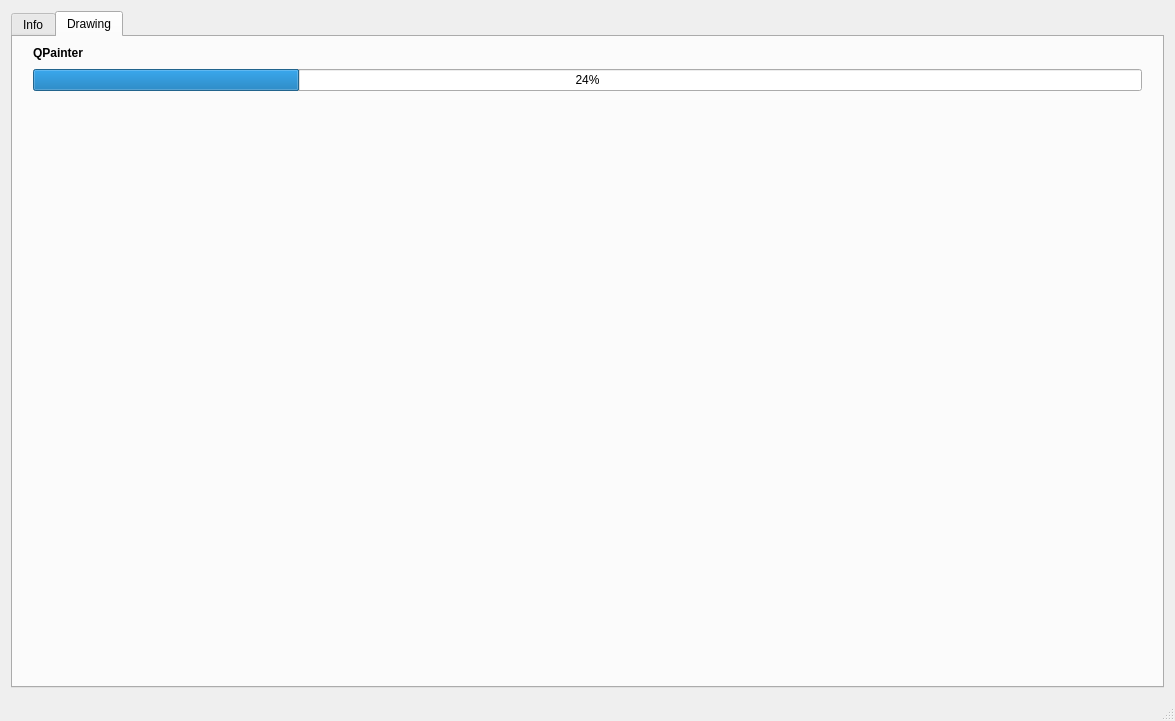
<?xml version="1.0" encoding="UTF-8"?>
<ui version="4.0">
 <class>MainWindow</class>
 <widget class="QMainWindow" name="MainWindow">
  <property name="geometry">
   <rect>
    <x>0</x>
    <y>0</y>
    <width>1175</width>
    <height>721</height>
   </rect>
  </property>
  <property name="windowTitle">
   <string>QPainterPerf</string>
  </property>
  <property name="windowIcon">
   <iconset resource="Source.qrc">
    <normaloff>:/images/image/image-for-test.png</normaloff>:/images/image/image-for-test.png</iconset>
  </property>
  <widget class="QWidget" name="centralWidget">
   <layout class="QGridLayout" name="gridLayout">
    <item row="0" column="0">
     <widget class="QTabWidget" name="tabMain">
      <property name="currentIndex">
       <number>1</number>
      </property>
      <widget class="QWidget" name="tabInfo">
       <attribute name="title">
        <string>Info</string>
       </attribute>
       <layout class="QGridLayout" name="gridLayout_3">
        <item row="0" column="0">
         <widget class="QPushButton" name="buttonReset">
          <property name="maximumSize">
           <size>
            <width>70</width>
            <height>16777215</height>
           </size>
          </property>
          <property name="text">
           <string>Clear</string>
          </property>
         </widget>
        </item>
        <item row="0" column="1">
         <widget class="QLabel" name="labelRounds">
          <property name="maximumSize">
           <size>
            <width>70</width>
            <height>16777215</height>
           </size>
          </property>
          <property name="text">
           <string>Test rounds:</string>
          </property>
         </widget>
        </item>
        <item row="0" column="2">
         <widget class="QSpinBox" name="spinRounds">
          <property name="maximumSize">
           <size>
            <width>100</width>
            <height>16777215</height>
           </size>
          </property>
          <property name="minimum">
           <number>1</number>
          </property>
          <property name="maximum">
           <number>10000</number>
          </property>
          <property name="value">
           <number>100</number>
          </property>
         </widget>
        </item>
        <item row="0" column="3">
         <widget class="QComboBox" name="comboTests">
          <item>
           <property name="text">
            <string>(0)All</string>
           </property>
          </item>
          <item>
           <property name="text">
            <string>(1)QPainter - Points</string>
           </property>
          </item>
          <item>
           <property name="text">
            <string>(2)QPainter - Lines</string>
           </property>
          </item>
          <item>
           <property name="text">
            <string>(3)QPainter - CONVEXPOLYGON</string>
           </property>
          </item>
          <item>
           <property name="text">
            <string>(4)QPainter - ELLIPSE</string>
           </property>
          </item>
          <item>
           <property name="text">
            <string>(5)QPainter - IMAGE</string>
           </property>
          </item>
          <item>
           <property name="text">
            <string>(6)QPainter - PATH</string>
           </property>
          </item>
          <item>
           <property name="text">
            <string>(7)QPainter - PICTURE</string>
           </property>
          </item>
          <item>
           <property name="text">
            <string>(8)QPainter - PIE</string>
           </property>
          </item>
          <item>
           <property name="text">
            <string>(9)QPainter - PIXMAP</string>
           </property>
          </item>
          <item>
           <property name="text">
            <string>(10)QPainter - ARC</string>
           </property>
          </item>
          <item>
           <property name="text">
            <string>(11)QPainter - CHORD</string>
           </property>
          </item>
          <item>
           <property name="text">
            <string>(12)QPainter - POLYGON</string>
           </property>
          </item>
          <item>
           <property name="text">
            <string>(13)QPainter - POLYLINE</string>
           </property>
          </item>
          <item>
           <property name="text">
            <string>(14)QPainter - RECT</string>
           </property>
          </item>
          <item>
           <property name="text">
            <string>(15)QPainter - ROUNDEDRECT</string>
           </property>
          </item>
          <item>
           <property name="text">
            <string>(16)QPainter - TEXT</string>
           </property>
          </item>
          <item>
           <property name="text">
            <string>(17)QPainter - STATICTEXT</string>
           </property>
          </item>
          <item>
           <property name="text">
            <string>(18)QPainter - TILEDPIXMAP</string>
           </property>
          </item>
          <item>
           <property name="text">
            <string>(19)QPainter - DRAWGLYPHRUN</string>
           </property>
          </item>
          <item>
           <property name="text">
            <string>(20)QPainter - FILLPATH</string>
           </property>
          </item>
          <item>
           <property name="text">
            <string>(21)QPainter - ERASE</string>
           </property>
          </item>
          <item>
           <property name="text">
            <string>(22)QPainter - FILLRECT</string>
           </property>
          </item>
         </widget>
        </item>
        <item row="0" column="4">
         <widget class="QPushButton" name="buttonRun">
          <property name="maximumSize">
           <size>
            <width>70</width>
            <height>16777215</height>
           </size>
          </property>
          <property name="text">
           <string>Start</string>
          </property>
         </widget>
        </item>
        <item row="1" column="0" colspan="5">
         <widget class="QFrame" name="frame">
          <property name="frameShape">
           <enum>QFrame::StyledPanel</enum>
          </property>
          <property name="frameShadow">
           <enum>QFrame::Raised</enum>
          </property>
          <layout class="QGridLayout" name="gridLayout_2">
           <item row="0" column="0">
            <widget class="QTextEdit" name="textConsole"/>
           </item>
          </layout>
         </widget>
        </item>
       </layout>
      </widget>
      <widget class="QWidget" name="tabDrawing">
       <attribute name="title">
        <string>Drawing</string>
       </attribute>
       <layout class="QGridLayout" name="gridLayout_6">
        <property name="leftMargin">
         <number>20</number>
        </property>
        <property name="topMargin">
         <number>6</number>
        </property>
        <property name="rightMargin">
         <number>20</number>
        </property>
        <property name="bottomMargin">
         <number>20</number>
        </property>
        <item row="0" column="0">
         <widget class="QLabel" name="labelQPainter">
          <property name="maximumSize">
           <size>
            <width>16777215</width>
            <height>20</height>
           </size>
          </property>
          <property name="font">
           <font>
            <weight>75</weight>
            <bold>true</bold>
           </font>
          </property>
          <property name="text">
           <string>QPainter</string>
          </property>
          <property name="textFormat">
           <enum>Qt::PlainText</enum>
          </property>
         </widget>
        </item>
        <item row="3" column="0">
         <widget class="TestWidget" name="testDrawWidget" native="true"/>
        </item>
        <item row="1" column="0">
         <widget class="QProgressBar" name="progressBar">
          <property name="value">
           <number>24</number>
          </property>
         </widget>
        </item>
       </layout>
      </widget>
     </widget>
    </item>
   </layout>
  </widget>
  <widget class="QStatusBar" name="statusBar"/>
 </widget>
 <layoutdefault spacing="6" margin="11"/>
 <customwidgets>
  <customwidget>
   <class>TestWidget</class>
   <extends>QWidget</extends>
   <header>testwidget.h</header>
   <container>1</container>
  </customwidget>
 </customwidgets>
 <resources>
  <include location="Source.qrc"/>
 </resources>
 <connections/>
</ui>
